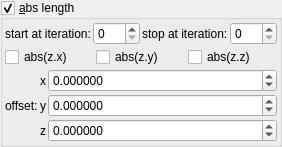
    <widget class="MyGroupBox" name="groupCheck_transf_function_enabledA_false">
     <property name="title">
      <string>&amp;abs length</string>
     </property>
     <property name="checkable">
      <bool>true</bool>
     </property>
     <layout class="QVBoxLayout" name="verticalLayout_17" stretch="0,0,0">
      <property name="spacing">
       <number>2</number>
      </property>
      <property name="leftMargin">
       <number>2</number>
      </property>
      <property name="topMargin">
       <number>2</number>
      </property>
      <property name="rightMargin">
       <number>2</number>
      </property>
      <property name="bottomMargin">
       <number>2</number>
      </property>
      <item>
       <layout class="QHBoxLayout" name="horizontalLayout_17" stretch="0,1,0,1">
        <item>
         <widget class="QLabel" name="label_98">
          <property name="text">
           <string>start at iteration:</string>
          </property>
         </widget>
        </item>
        <item>
         <widget class="MySpinBox" name="spinboxInt_transf_start_iterations_A">
          <property name="sizePolicy">
           <sizepolicy hsizetype="Minimum" vsizetype="Maximum">
            <horstretch>0</horstretch>
            <verstretch>0</verstretch>
           </sizepolicy>
          </property>
          <property name="minimum">
           <number>0</number>
          </property>
          <property name="maximum">
           <number>999</number>
          </property>
          <property name="value">
           <number>0</number>
          </property>
         </widget>
        </item>
        <item>
         <widget class="QLabel" name="label_70">
          <property name="text">
           <string>stop at iteration:</string>
          </property>
         </widget>
        </item>
        <item>
         <widget class="MySpinBox" name="spinboxInt_transf_stop_iterations_A">
          <property name="sizePolicy">
           <sizepolicy hsizetype="Preferred" vsizetype="Maximum">
            <horstretch>0</horstretch>
            <verstretch>0</verstretch>
           </sizepolicy>
          </property>
          <property name="maximum">
           <number>999</number>
          </property>
         </widget>
        </item>
       </layout>
      </item>
      <item>
       <layout class="QHBoxLayout" name="horizontalLayout_20" stretch="0,0,0">
        <item>
         <widget class="MyCheckBox" name="checkBox_transf_function_enabledx">
          <property name="text">
           <string notr="true">abs(z.x)</string>
          </property>
         </widget>
        </item>
        <item>
         <widget class="MyCheckBox" name="checkBox_transf_function_enabledy">
          <property name="text">
           <string notr="true">abs(z.y)</string>
          </property>
         </widget>
        </item>
        <item>
         <widget class="MyCheckBox" name="checkBox_transf_function_enabledz">
          <property name="text">
           <string notr="true">abs(z.z)</string>
          </property>
         </widget>
        </item>
       </layout>
      </item>
      <item>
       <layout class="QGridLayout" name="gridLayout_4" columnstretch="0,0,1">
        <property name="spacing">
         <number>2</number>
        </property>
        <item row="1" column="0">
         <widget class="QLabel" name="label_264">
          <property name="text">
           <string>offset:</string>
          </property>
         </widget>
        </item>
        <item row="1" column="1">
         <widget class="QLabel" name="label_132">
          <property name="sizePolicy">
           <sizepolicy hsizetype="Preferred" vsizetype="Preferred">
            <horstretch>0</horstretch>
            <verstretch>0</verstretch>
           </sizepolicy>
          </property>
          <property name="text">
           <string notr="true">y</string>
          </property>
          <property name="alignment">
           <set>Qt::AlignRight|Qt::AlignTrailing|Qt::AlignVCenter</set>
          </property>
         </widget>
        </item>
        <item row="2" column="1">
         <widget class="QLabel" name="label_133">
          <property name="sizePolicy">
           <sizepolicy hsizetype="Preferred" vsizetype="Preferred">
            <horstretch>0</horstretch>
            <verstretch>0</verstretch>
           </sizepolicy>
          </property>
          <property name="text">
           <string notr="true">z</string>
          </property>
          <property name="alignment">
           <set>Qt::AlignRight|Qt::AlignTrailing|Qt::AlignVCenter</set>
          </property>
         </widget>
        </item>
        <item row="0" column="1">
         <widget class="QLabel" name="label_134">
          <property name="sizePolicy">
           <sizepolicy hsizetype="Preferred" vsizetype="Preferred">
            <horstretch>0</horstretch>
            <verstretch>0</verstretch>
           </sizepolicy>
          </property>
          <property name="text">
           <string notr="true">x</string>
          </property>
          <property name="alignment">
           <set>Qt::AlignRight|Qt::AlignTrailing|Qt::AlignVCenter</set>
          </property>
         </widget>
        </item>
        <item row="0" column="2">
         <widget class="MyDoubleSpinBox" name="spinbox3_transf_offset_000_x">
          <property name="sizePolicy">
           <sizepolicy hsizetype="Minimum" vsizetype="Maximum">
            <horstretch>0</horstretch>
            <verstretch>0</verstretch>
           </sizepolicy>
          </property>
          <property name="prefix">
           <string/>
          </property>
          <property name="suffix">
           <string/>
          </property>
          <property name="decimals">
           <number>6</number>
          </property>
          <property name="minimum">
           <double>-99.989999999999995</double>
          </property>
          <property name="maximum">
           <double>99.989999999999995</double>
          </property>
          <property name="singleStep">
           <double>0.100000000000000</double>
          </property>
         </widget>
        </item>
        <item row="1" column="2">
         <widget class="MyDoubleSpinBox" name="spinbox3_transf_offset_000_y">
          <property name="sizePolicy">
           <sizepolicy hsizetype="Minimum" vsizetype="Maximum">
            <horstretch>0</horstretch>
            <verstretch>0</verstretch>
           </sizepolicy>
          </property>
          <property name="prefix">
           <string/>
          </property>
          <property name="suffix">
           <string/>
          </property>
          <property name="decimals">
           <number>6</number>
          </property>
          <property name="minimum">
           <double>-99.989999999999995</double>
          </property>
          <property name="maximum">
           <double>99.989999999999995</double>
          </property>
          <property name="singleStep">
           <double>0.100000000000000</double>
          </property>
         </widget>
        </item>
        <item row="2" column="2">
         <widget class="MyDoubleSpinBox" name="spinbox3_transf_offset_000_z">
          <property name="sizePolicy">
           <sizepolicy hsizetype="Minimum" vsizetype="Maximum">
            <horstretch>0</horstretch>
            <verstretch>0</verstretch>
           </sizepolicy>
          </property>
          <property name="prefix">
           <string/>
          </property>
          <property name="suffix">
           <string/>
          </property>
          <property name="decimals">
           <number>6</number>
          </property>
          <property name="minimum">
           <double>-99.989999999999995</double>
          </property>
          <property name="maximum">
           <double>99.989999999999995</double>
          </property>
          <property name="singleStep">
           <double>0.100000000000000</double>
          </property>
         </widget>
        </item>
       </layout>
      </item>
     </layout>
    </widget>
